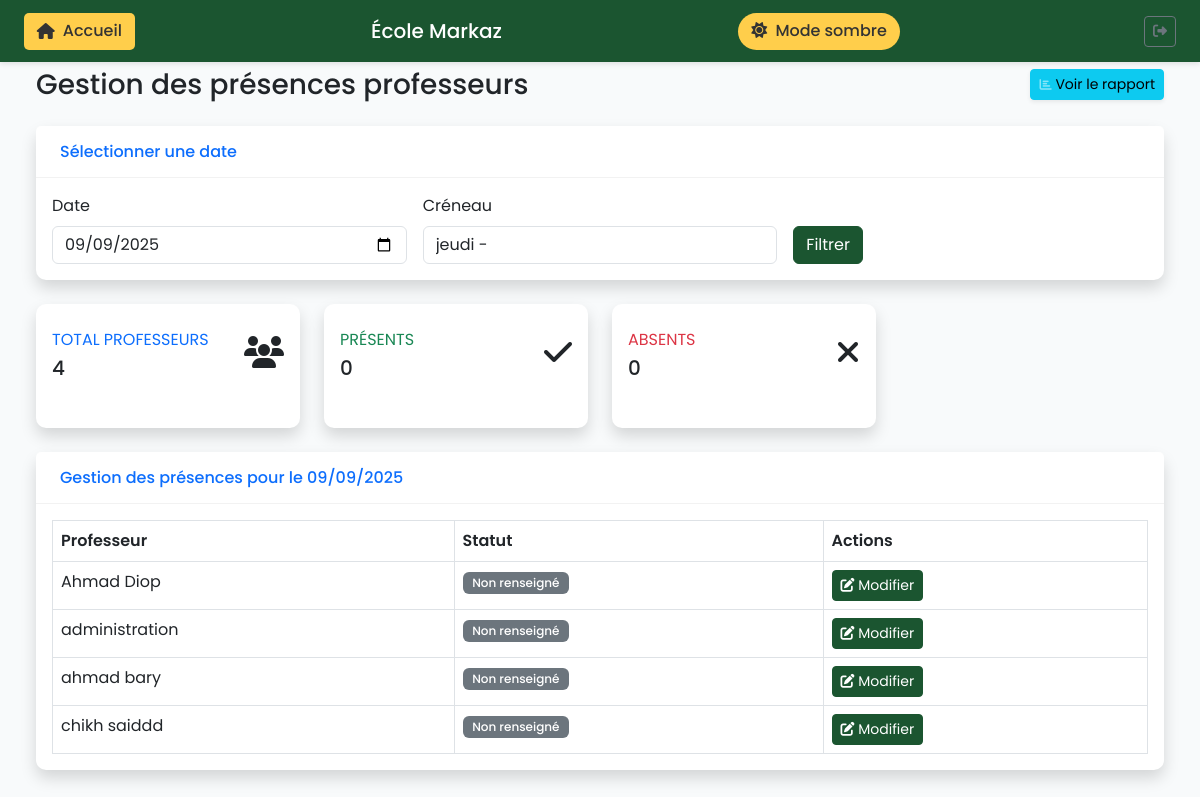
The app's page /professeurs/presence/ (signed in) with its own data.
### ecole_app/models.py (models this page shows, shortened)
class Professeur(models.Model):
    composantes = models.ManyToManyField(Composante, related_name='professeurs', blank=True, help_text="Composantes où enseigne ce professeur")
    user = models.OneToOneField(User, on_delete=models.CASCADE, null=True, blank=True, related_name='professeur')
    nom = models.CharField(max_length=100)
    email = models.EmailField(blank=True, null=True)
    telephone = models.CharField(max_length=20, blank=True, null=True)
    mot_de_passe_en_clair = models.CharField(max_length=100, blank=True, null=True, help_text="Mot de passe en clair (non sécurisé)")
    indemnisation = models.DecimalField(max_digits=10, decimal_places=2, default=0.0, help_text="Indemnisation mensuelle")
    date_creation = models.DateTimeField(auto_now_add=True)
    class Meta:
        verbose_name = "Professeur"
        verbose_name_plural = "Professeurs"

### ecole_app/views_presence_professeur.py (the view, shortened to what this page needs)
# urls.py: path('professeurs/presence/', views_presence_professeur.gestion_presence_professeur, name='gestion_presence_professeur'),
@login_required
def gestion_presence_professeur(request):
    tous_les_professeurs = Professeur.objects.all().order_by('nom')
    date_str = request.GET.get('date')
    if date_str:
        try:
            selected_date = datetime.datetime.strptime(date_str, '%Y-%m-%d').date()
        except ValueError:
            selected_date = timezone.now().date()
    else:
        selected_date = timezone.now().date()
    creneaux = Creneau.objects.all().order_by('heure_debut')
    creneau_id = request.GET.get('creneau')
    selected_creneau = None
    if creneau_id:
        try:
            selected_creneau = Creneau.objects.get(id=creneau_id)
        except Creneau.DoesNotExist:
            if creneaux.exists():
                selected_creneau = creneaux.first()
    elif creneaux.exists():
        selected_creneau = creneaux.first()
    presences = {}
    presence_records = PresenceProfesseur.objects.filter(date=selected_date)
    if selected_creneau:
        presence_records = presence_records.filter(creneau=selected_creneau)
    for presence in presence_records:
        presences[presence.professeur.id] = presence
    professeurs_with_presence = []
    for prof in tous_les_professeurs:
        presence = presences.get(prof.id)
        professeurs_with_presence.append((prof, presence))
    stats = {
        'total_professeurs': tous_les_professeurs.count(),
        'presents': 0,
        'absents_justifies': 0,
        'absents': 0
    }
    for _, presence in professeurs_with_presence:
        if presence:
            if presence.present:
                stats['presents'] += 1
            elif presence.justifie:
                stats['absents_justifies'] += 1
            else:
                stats['absents'] += 1
    return render(request, 'ecole_app/professeurs/gestion_presence.html', {
        'professeurs_with_presence': professeurs_with_presence,
        'selected_date': selected_date,
        'stats': stats,
        'creneaux': creneaux,
        'selected_creneau': selected_creneau
    })

### ecole_app/context_processors.py (called while the page is built)
def site_name(request):
    return {
        'site_name': SiteConfig.get_site_name()
    }

### ecole_app/models.py (called while the page is built)
    @classmethod
    def get_site_name(cls):
        site_config = cls.objects.filter(key='site_name').first()
        return site_config.value if site_config else 'École Markaz'

### ecole_app/templates/ecole_app/professeurs/gestion_presence.html (shortened to what this page needs)
{% extends 'ecole_app/professeurs/base_professeur.html' %}
{% load static %}
{% load dict_extras %}
{% block content %}
<div class="container-fluid">
    <div class="d-sm-flex align-items-center justify-content-between mb-4">
        <h1 class="h3 mb-0 text-gray-800">Gestion des présences professeurs</h1>
        <a href="{% url 'rapport_presence_professeur' %}" class="d-none d-sm-inline-block btn btn-sm btn-info shadow-sm">
             Voir le rapport
        </a>
    </div>
    <div class="card shadow mb-4">
        <div class="card-header py-3 d-flex flex-row align-items-center justify-content-between">
            <h6 class="m-0 font-weight-bold text-primary">Sélectionner une date</h6>
        </div>
        <div class="card-body">
            <form method="get" class="row g-3">
                <div class="col-md-4">
                    <label for="date" class="form-label">Date</label>
                    <input type="date" class="form-control" id="date" name="date" value="{{ selected_date|date:'Y-m-d' }}">
                </div>
                <div class="col-md-4">
                    <label for="creneau" class="form-label">Créneau</label>
                    <select class="form-control" id="creneau" name="creneau">
                        {% for creneau in creneaux %}
                            <option value="{{ creneau.id }}" {% if selected_creneau.id == creneau.id %}selected{% endif %}>
                                {{ creneau.jour }} {{ creneau.heure_debut|time:"H:i" }} - {{ creneau.heure_fin|time:"H:i" }}
                            </option>
                        {% endfor %}
                    </select>
                </div>
                <div class="col-md-4 d-flex align-items-end">
                    <button type="submit" class="btn btn-primary">Filtrer</button>
                </div>
            </form>
        </div>
    </div>
    <div class="row">
        <div class="col-xl-3 col-md-6 mb-4">
            <div class="card border-left-primary shadow h-100 py-2">
                <div class="card-body">
                    <div class="row no-gutters align-items-center">
                        <div class="col mr-2">
                            <div class="text-xs font-weight-bold text-primary text-uppercase mb-1">
                                Total professeurs</div>
                            <div class="h5 mb-0 font-weight-bold text-gray-800">{{ stats.total_professeurs }}</div>
                        </div>
                        <div class="col-auto">
                            <i class="fas fa-users fa-2x text-gray-300"></i>
                        </div>
                    </div>
                </div>
            </div>
        </div>
        <div class="col-xl-3 col-md-6 mb-4">
            <div class="card border-left-success shadow h-100 py-2">
                <div class="card-body">
                    <div class="row no-gutters align-items-center">
                        <div class="col mr-2">
                            <div class="text-xs font-weight-bold text-success text-uppercase mb-1">
                                Présents</div>
                            <div class="h5 mb-0 font-weight-bold text-gray-800">{{ stats.presents }}</div>
                        </div>
                        <div class="col-auto">
                            <i class="fas fa-check fa-2x text-gray-300"></i>
                        </div>
                    </div>
                </div>
            </div>
        </div>
        <div class="col-xl-3 col-md-6 mb-4">
            <div class="card border-left-danger shadow h-100 py-2">
                <div class="card-body">
                    <div class="row no-gutters align-items-center">
                        <div class="col mr-2">
                            <div class="text-xs font-weight-bold text-danger text-uppercase mb-1">
                                Absents</div>
                            <div class="h5 mb-0 font-weight-bold text-gray-800">{{ stats.absents }}</div>
                        </div>
                        <div class="col-auto">
                            <i class="fas fa-times fa-2x text-gray-300"></i>
                        </div>
                    </div>
                </div>
            </div>
        </div>
    </div>
    <div class="card shadow mb-4">
        <div class="card-header py-3">
            <h6 class="m-0 font-weight-bold text-primary">
                Gestion des présences pour le {{ selected_date|date:"d/m/Y" }}
            </h6>
        </div>
        <div class="card-body">
            <div class="table-responsive">
                <table class="table table-bordered" id="dataTable" width="100%" cellspacing="0">
                    <thead>
                        <tr>
                            <th>Professeur</th>
                            <th>Statut</th>
                            <th>Actions</th>
                        </tr>
                    </thead>
                    <tbody>
                        {% for professeur, presence in professeurs_with_presence %}
                        <tr>
                            <td>{{ professeur.nom }}</td>
                            <td>
                                {% if presence %}
                                    {% if presence and presence.present %}
                                        <span class="badge bg-success">Présent</span>
                                    {% elif presence and not presence.present %}
                                        <span class="badge bg-danger">Absent</span>
                                    {% else %}
                                        <span class="badge bg-secondary">Non renseigné</span>
                                    {% endif %}
                                {% else %}
                                    <span class="badge bg-secondary">Non renseigné</span>
                                {% endif %}
                            </td>
                            <td>
                                <button type="button" class="btn btn-primary btn-sm" data-bs-toggle="modal" data-bs-target="#presenceModal{{ professeur.id }}">
                                    <i class="fas fa-edit"></i> Modifier
                                </button>
                            </td>
                        </tr>
                        {% empty %}
                        <tr>
                            <td colspan="3" class="text-center">Aucun professeur trouvé</td>
                        </tr>
                        {% endfor %}
                    </tbody>
                </table>
            </div>
        </div>
    </div>
</div>
{% endblock %}

### ecole_app/templates/ecole_app/professeurs/base_professeur.html (style rules this page uses)
:root { --primary-green: #1b5530; --light-green: #22693c; --yellow-accent: #ffce4b; --text-light: #ffffff; --bg-light: #f8fafb; }
body { font-family: 'Poppins', sans-serif; background-color: var(--bg-light); }
.card { border: none; border-radius: 10px; box-shadow: 0 2px 8px rgba(0,0,0,0.08); margin-bottom: 1.5rem; }
.card-header { background-color: white; border-bottom: 1px solid rgba(0,0,0,0.05); padding: 1rem 1.5rem; font-weight: 600; }
.table { margin-bottom: 0; }
.table th { font-weight: 600; border-top: none; }
.badge { font-weight: 500; padding: 0.4em 0.8em; }
.btn-primary { background-color: var(--primary-green); border-color: var(--primary-green); }

### records on screen
Professeur: nom "Ahmad Diop"
Professeur: nom "administration"
Professeur: nom "ahmad bary"
Professeur: nom "chikh saiddd"

### other values on screen
{{ stats.total_professeurs }} "4"
{{ stats.presents }} "0"
{{ stats.absents }} "0"
form field creneau "jeudi -"
